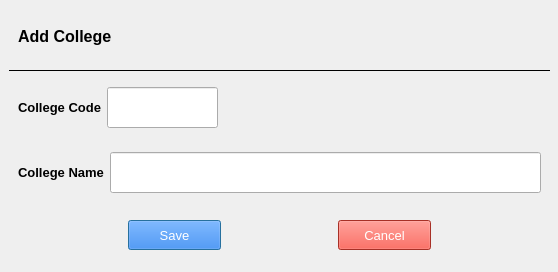
<?xml version="1.0" encoding="UTF-8"?>
<ui version="4.0">
 <class>Dialog</class>
 <widget class="QDialog" name="Dialog">
  <property name="geometry">
   <rect>
    <x>0</x>
    <y>0</y>
    <width>558</width>
    <height>272</height>
   </rect>
  </property>
  <property name="minimumSize">
   <size>
    <width>558</width>
    <height>272</height>
   </size>
  </property>
  <property name="windowTitle">
   <string>Dialog</string>
  </property>
  <widget class="QWidget" name="widget" native="true">
   <property name="geometry">
    <rect>
     <x>9</x>
     <y>9</y>
     <width>541</width>
     <height>253</height>
    </rect>
   </property>
   <property name="minimumSize">
    <size>
     <width>541</width>
     <height>253</height>
    </size>
   </property>
   <layout class="QGridLayout" name="gridLayout_2">
    <item row="0" column="0">
     <widget class="QWidget" name="widget_5" native="true">
      <layout class="QHBoxLayout" name="horizontalLayout_3">
       <item>
        <widget class="QLabel" name="AddCollege_text">
         <property name="font">
          <font>
           <pointsize>12</pointsize>
           <weight>75</weight>
           <bold>true</bold>
          </font>
         </property>
         <property name="text">
          <string>Add College</string>
         </property>
        </widget>
       </item>
       <item>
        <spacer name="AddCollege_spacer">
         <property name="orientation">
          <enum>Qt::Horizontal</enum>
         </property>
         <property name="sizeHint" stdset="0">
          <size>
           <width>376</width>
           <height>20</height>
          </size>
         </property>
        </spacer>
       </item>
      </layout>
     </widget>
    </item>
    <item row="1" column="0">
     <widget class="Line" name="line">
      <property name="frameShadow">
       <enum>QFrame::Plain</enum>
      </property>
      <property name="orientation">
       <enum>Qt::Horizontal</enum>
      </property>
     </widget>
    </item>
    <item row="2" column="0">
     <widget class="QWidget" name="widget_2" native="true">
      <layout class="QGridLayout" name="gridLayout">
       <item row="0" column="0">
        <widget class="QLabel" name="CollegeCode_text">
         <property name="font">
          <font>
           <pointsize>10</pointsize>
           <weight>75</weight>
           <bold>true</bold>
          </font>
         </property>
         <property name="text">
          <string>College Code</string>
         </property>
        </widget>
       </item>
       <item row="0" column="1">
        <widget class="QLineEdit" name="CollegeCode_input">
         <property name="minimumSize">
          <size>
           <width>101</width>
           <height>41</height>
          </size>
         </property>
         <property name="maximumSize">
          <size>
           <width>111</width>
           <height>41</height>
          </size>
         </property>
         <property name="font">
          <font>
           <pointsize>10</pointsize>
          </font>
         </property>
         <property name="placeholderText">
          <string/>
         </property>
        </widget>
       </item>
       <item row="0" column="2">
        <spacer name="horizontalSpacer_4">
         <property name="orientation">
          <enum>Qt::Horizontal</enum>
         </property>
         <property name="sizeHint" stdset="0">
          <size>
           <width>268</width>
           <height>20</height>
          </size>
         </property>
        </spacer>
       </item>
      </layout>
     </widget>
    </item>
    <item row="3" column="0">
     <widget class="QWidget" name="widget_3" native="true">
      <layout class="QHBoxLayout" name="horizontalLayout">
       <item>
        <widget class="QLabel" name="CollegeName_text">
         <property name="font">
          <font>
           <pointsize>10</pointsize>
           <weight>75</weight>
           <bold>true</bold>
          </font>
         </property>
         <property name="text">
          <string>College Name</string>
         </property>
        </widget>
       </item>
       <item>
        <widget class="QLineEdit" name="CollegeName_input">
         <property name="sizePolicy">
          <sizepolicy hsizetype="Expanding" vsizetype="Fixed">
           <horstretch>0</horstretch>
           <verstretch>0</verstretch>
          </sizepolicy>
         </property>
         <property name="minimumSize">
          <size>
           <width>311</width>
           <height>41</height>
          </size>
         </property>
         <property name="font">
          <font>
           <pointsize>10</pointsize>
          </font>
         </property>
         <property name="placeholderText">
          <string/>
         </property>
        </widget>
       </item>
      </layout>
     </widget>
    </item>
    <item row="4" column="0">
     <widget class="QWidget" name="widget_4" native="true">
      <layout class="QHBoxLayout" name="horizontalLayout_2">
       <item>
        <spacer name="horizontalSpacer_3">
         <property name="orientation">
          <enum>Qt::Horizontal</enum>
         </property>
         <property name="sizeHint" stdset="0">
          <size>
           <width>95</width>
           <height>20</height>
          </size>
         </property>
        </spacer>
       </item>
       <item>
        <widget class="QPushButton" name="Save_button">
         <property name="minimumSize">
          <size>
           <width>93</width>
           <height>30</height>
          </size>
         </property>
         <property name="font">
          <font>
           <pointsize>10</pointsize>
          </font>
         </property>
         <property name="styleSheet">
          <string notr="true">background-color: rgb(26, 115, 232);
color: rgb(255, 255, 255);</string>
         </property>
         <property name="text">
          <string>Save</string>
         </property>
         <property name="icon">
          <iconset resource="../../SSIS GUI/2_resource.qrc">
           <normaloff>:/icon/icons/save_24dp_FFFFFF_FILL0_wght400_GRAD0_opsz24.svg</normaloff>
           <normalon>:/icon/icons/save_24dp_1A73E8_FILL0_wght400_GRAD0_opsz24.svg</normalon>:/icon/icons/save_24dp_FFFFFF_FILL0_wght400_GRAD0_opsz24.svg</iconset>
         </property>
         <property name="iconSize">
          <size>
           <width>20</width>
           <height>20</height>
          </size>
         </property>
        </widget>
       </item>
       <item>
        <spacer name="horizontalSpacer_2">
         <property name="orientation">
          <enum>Qt::Horizontal</enum>
         </property>
         <property name="sizeHint" stdset="0">
          <size>
           <width>96</width>
           <height>20</height>
          </size>
         </property>
        </spacer>
       </item>
       <item>
        <widget class="QPushButton" name="Cancel_button">
         <property name="minimumSize">
          <size>
           <width>93</width>
           <height>30</height>
          </size>
         </property>
         <property name="font">
          <font>
           <pointsize>10</pointsize>
          </font>
         </property>
         <property name="styleSheet">
          <string notr="true">background-color: rgb(234, 67, 53);
color: rgb(255, 255, 255);</string>
         </property>
         <property name="text">
          <string>Cancel</string>
         </property>
         <property name="icon">
          <iconset resource="../../SSIS GUI/2_resource.qrc">
           <normaloff>:/icon/icons/cancel_24dp_FFFFFF_FILL0_wght400_GRAD0_opsz24.svg</normaloff>
           <normalon>:/icon/icons/cancel_24dp_EA3323_FILL0_wght400_GRAD0_opsz24.svg</normalon>:/icon/icons/cancel_24dp_FFFFFF_FILL0_wght400_GRAD0_opsz24.svg</iconset>
         </property>
         <property name="iconSize">
          <size>
           <width>20</width>
           <height>20</height>
          </size>
         </property>
        </widget>
       </item>
       <item>
        <spacer name="horizontalSpacer">
         <property name="orientation">
          <enum>Qt::Horizontal</enum>
         </property>
         <property name="sizeHint" stdset="0">
          <size>
           <width>95</width>
           <height>20</height>
          </size>
         </property>
        </spacer>
       </item>
      </layout>
     </widget>
    </item>
   </layout>
  </widget>
 </widget>
 <resources>
  <include location="../../SSIS GUI/2_resource.qrc"/>
 </resources>
 <connections/>
</ui>
